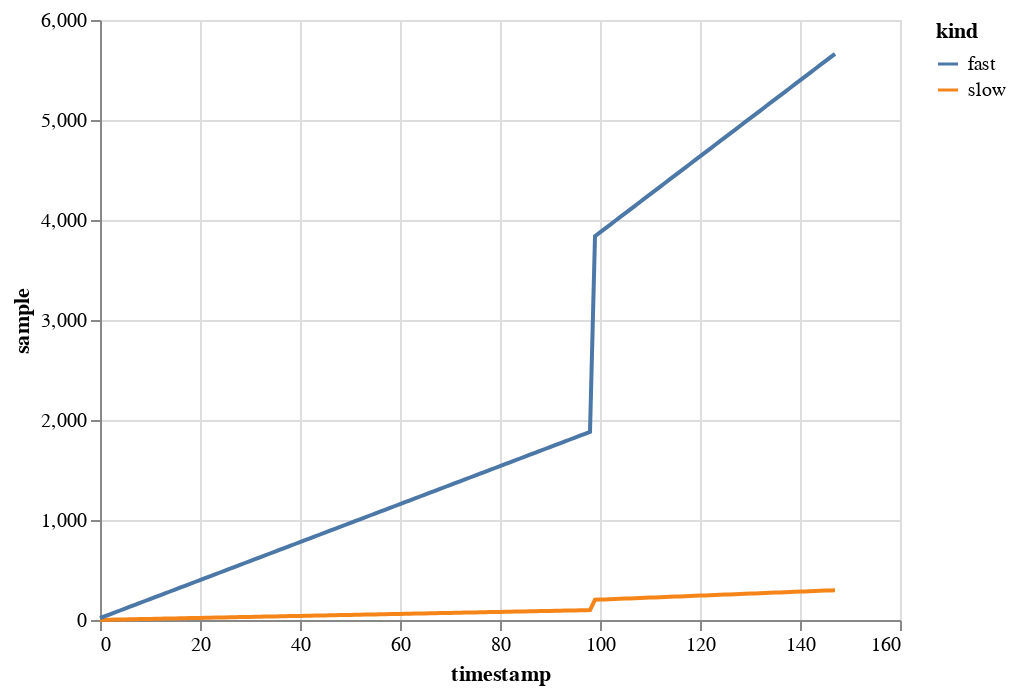

The notebook cell this image was saved under:
### Markdown cell above
If we plot our data on a linear scale, it isn't obvious that both streams of samples are always growing at the same rate (and, thus, that the proportion of fast to slow quantities never changes):

### Code cell
alt.Chart(data).mark_line().encode(alt.X("timestamp"), 
                                   alt.Y("sample"), 
                                   color="kind")

### Figure 1 — Vega-Lite specification as saved in the notebook (floating-point values rounded to 4 significant figures; data arrays with more than 128 entries replaced by an {"elided": "..."} marker saying what was removed)
{"config": {"view": {"continuousWidth": 400, "continuousHeight": 300}}, "data": {"name": "data-c0e4e799892ac3de9bf2f639082c7c11"}, "mark": "line", "encoding": {"color": {"type": "nominal", "field": "kind"}, "x": {"type": "quantitative", "field": "timestamp"}, "y": {"type": "quantitative", "field": "sample"}}, "$schema": "https://vega.github.io/schema/vega-lite/v4.0.0.json", "datasets": {"data-c0e4e799892ac3de9bf2f639082c7c11": {"elided": "296 records"}}}
